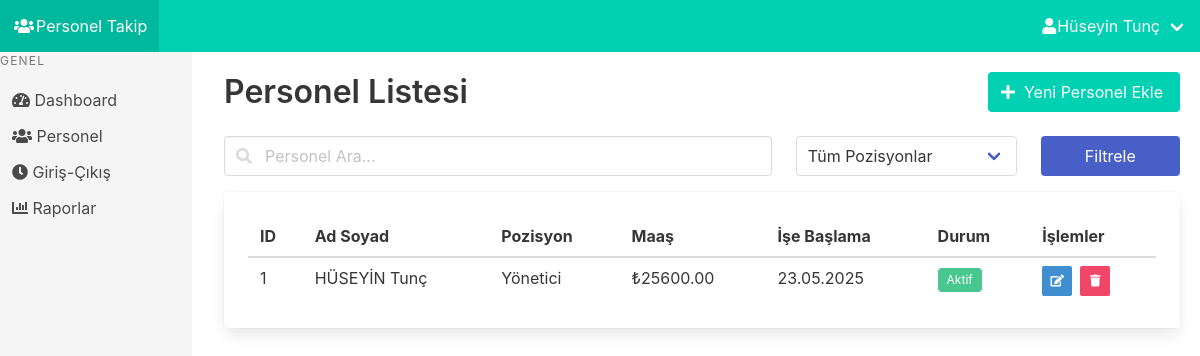
The page /personel (signed in) on the database its author committed.
### app.py (models this page shows)
class User(UserMixin, db.Model):
    id = db.Column(db.Integer, primary_key=True)
    username = db.Column(db.String(150), unique=True, nullable=False)
    email = db.Column(db.String(150), unique=True, nullable=False)
    password = db.Column(db.String(200), nullable=False)
    first_name = db.Column(db.String(100))
    last_name = db.Column(db.String(100))

class Personel(db.Model):
    id = db.Column(db.Integer, primary_key=True)
    ad = db.Column(db.String(100), nullable=False)
    soyad = db.Column(db.String(100), nullable=False)
    pozisyon = db.Column(db.String(100), nullable=False)
    maas = db.Column(db.Float, nullable=False)
    baslangic_tarihi = db.Column(db.Date, nullable=False)
    durum = db.Column(db.String(20), nullable=False)

### app.py (the view)
@app.route('/personel', methods=['GET'])
@login_required
def personel():
    arama = request.args.get('arama', '')
    pozisyon = request.args.get('pozisyon', '')
    sorgu = Personel.query
    if arama:
        sorgu = sorgu.filter((Personel.ad.ilike(f'%{arama}%')) | (Personel.soyad.ilike(f'%{arama}%')))
    if pozisyon and pozisyon != 'Tüm Pozisyonlar':
        sorgu = sorgu.filter_by(pozisyon=pozisyon)
    personeller = sorgu.order_by(Personel.id.desc()).all()
    return render_template('personel.html', personeller=personeller, arama=arama, pozisyon=pozisyon)

### app.py (called while the page is built)
@login_manager.user_loader
def load_user(user_id):
    return User.query.get(int(user_id))

### templates/personel.html (shortened to what this page needs)
{% extends "base.html" %}
{% block content %}
<div class="level">
    <div class="level-left">
        <h1 class="title">Personel Listesi</h1>
    </div>
    <div class="level-right">
        <a href="/personel/ekle" class="button is-primary">
            <span class="icon">
                <i class="fas fa-plus"></i>
            </span>
            <span>Yeni Personel Ekle</span>
        </a>
    </div>
</div>
<form method="get" class="mb-4">
    <div class="columns">
        <div class="column">
            <div class="field">
                <div class="control has-icons-left">
                    <input class="input" type="text" name="arama" value="{{ arama }}" placeholder="Personel Ara...">
                    <span class="icon is-small is-left">
                    </span>
                </div>
            </div>
        </div>
        <div class="column is-3">
            <div class="field">
                <div class="control">
                    <div class="select is-fullwidth">
                        <select name="pozisyon">
                            <option {% if pozisyon=='' or pozisyon=='Tüm Pozisyonlar' %}selected{% endif %}>Tüm Pozisyonlar</option>
                        </select>
                    </div>
                </div>
            </div>
        </div>
        <div class="column is-2">
            <button class="button is-link is-fullwidth">Filtrele</button>
        </div>
    </div>
</form>
<div class="card">
    <div class="card-content">
        <table class="table is-fullwidth">
            <thead>
                <tr>
                    <th>ID</th>
                    <th>Ad Soyad</th>
                    <th>Pozisyon</th>
                    <th>Maaş</th>
                    <th>İşe Başlama</th>
                    <th>Durum</th>
                    <th>İşlemler</th>
                </tr>
            </thead>
            <tbody>
                {% for p in personeller %}
                <tr>
                    <td>{{ p.id }}</td>
                    <td>{{ p.ad }} {{ p.soyad }}</td>
                    <td>{{ p.pozisyon }}</td>
                    <td>₺{{ '%.2f'|format(p.maas) }}</td>
                    <td>{{ p.baslangic_tarihi.strftime('%d.%m.%Y') }}</td>
                    <td>
                        {% if p.durum == 'Aktif' %}
                        <span class="tag is-success">Aktif</span>
                        {% else %}
                        <span class="tag is-danger">Pasif</span>
                        {% endif %}
                    </td>
                    <td>
                        <div class="buttons">
                            <a href="/personel/duzenle/{{ p.id }}" class="button is-small is-info">
                                <span class="icon">
                                    <i class="fas fa-edit"></i>
                                </span>
                            </a>
                            <form action="/personel/sil/{{ p.id }}" method="post" style="display:inline;" onsubmit="return confirm('Silmek istediğinize emin misiniz?');">
                                <button type="submit" class="button is-small is-danger">
                                    <span class="icon">
                                        <i class="fas fa-trash"></i>
                                    </span>
                                </button>
                            </form>
                        </div>
                    </td>
                </tr>
                {% else %}
                <tr>
                    <td colspan="7" class="has-text-centered">Kayıt bulunamadı.</td>
                </tr>
                {% endfor %}
            </tbody>
        </table>
    </div>
</div>
{% endblock %}

### templates/base.html (shortened to what this page needs)
<!DOCTYPE html>
<html lang="tr">
<head>
    <link rel="stylesheet" href="https://cdn.jsdelivr.net/npm/bulma@0.9.3/css/bulma.min.css">
    <link rel="stylesheet" href="https://cdnjs.cloudflare.com/ajax/libs/font-awesome/5.15.4/css/all.min.css">
</head>
<body>
    <nav class="navbar is-primary" role="navigation" aria-label="main navigation">
        <div class="navbar-brand">
            <a class="navbar-item" href="/">
                <span class="icon">
                    <i class="fas fa-users"></i>
                </span>
                <span>Personel Takip</span>
            </a>
        </div>
        <div class="navbar-menu">
            <div class="navbar-end">
                {% if current_user.is_authenticated %}
                <div class="navbar-item has-dropdown is-hoverable">
                    <a class="navbar-link">
                        <span class="icon"><i class="fas fa-user"></i></span>
                        {{ current_user.first_name }} {{ current_user.last_name }}
                    </a>
                </div>
                {% endif %}
            </div>
        </div>
    </nav>
    <div class="columns">
        <div class="column is-2 sidebar">
            <aside class="menu">
                <p class="menu-label">
                    Genel
                </p>
                <ul class="menu-list">
                    <li><a href="/dashboard"><i class="fas fa-tachometer-alt"></i> Dashboard</a></li>
                    <li><a href="/personel"><i class="fas fa-users"></i> Personel</a></li>
                    <li><a href="/personel/giris-cikis"><i class="fas fa-clock"></i> Giriş-Çıkış</a></li>
                    <li><a href="/raporlar"><i class="fas fa-chart-bar"></i> Raporlar</a></li>
                </ul>
            </aside>
        </div>
        <div class="column main-content">
            {% block content %}{% endblock %}
        </div>
    </div>
</body>
</html>

### templates/base.html (style rules this page uses)
.sidebar { min-height: calc(100vh - 3.25rem); background-color: #f5f5f5; }
.main-content { padding: 2rem; }

### rows shown on the page
User: first_name "Hüseyin", last_name "Tunç"
Personel: id "1", ad "HÜSEYİN", soyad "Tunç", pozisyon "Yönetici", maas "25600.00", baslangic_tarihi "23.05.2025", durum "Aktif"
